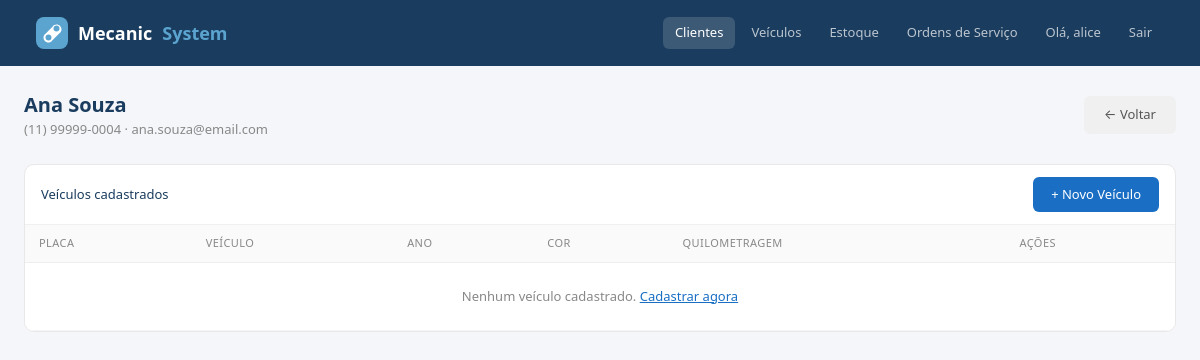
/clientes/detalhe/20/ (signed in), run on an earlier commit of the app's database.
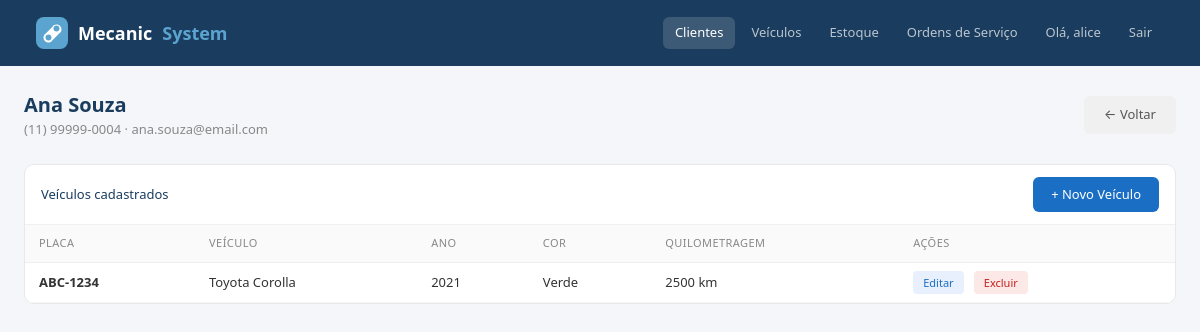
And on a later commit of the database.
### clientes/models.py (models this page shows, shortened)
class Veiculo(models.Model):
    cliente = models.ForeignKey(Cliente, on_delete=models.CASCADE, related_name='veiculos')
    placa = models.CharField(max_length=10)
    modelo = models.CharField(max_length=100)
    marca = models.CharField(max_length=100)
    ano = models.IntegerField()
    cor = models.CharField(max_length=50, blank=True)
    quilometragem = models.IntegerField(default=0)

### clientes/views.py (the view)
# urls.py: path('detalhe/<int:id>/', views.detalhe_cliente, name='detalhe_cliente'),
def detalhe_cliente(request, id):
    cliente = get_object_or_404(Cliente, id=id)
    veiculos = cliente.veiculos.all()
    return render(
        request,
        'clientes/detalhe.html',
        {
            'cliente': cliente,
            'veiculos': veiculos
        }
    )

### clientes/templates/clientes/detalhe.html (shortened to what this page needs)
{% extends "base.html" %}
{% block nav_clientes %}active{% endblock %}
{% block conteudo %}
<div class="d-flex justify-content-between align-items-center mb-4">
  <div>
    <div class="page-title">{{ cliente.nome }}</div>
    <div class="page-sub">{{ cliente.telefone }} · {{ cliente.email }}</div>
  </div>
  <a href="/clientes/" class="btn-cancelar">← Voltar</a>
</div>
<div class="card-table mb-4">
  <div class="card-top">
    <span style="font-size:13px;font-weight:500;color:#1a3c5e">Veículos cadastrados</span>
    <a href="/clientes/detalhe/{{ cliente.id }}/veiculo/adicionar/" class="btn-novo">+ Novo Veículo</a>
  </div>
  <table class="table mb-0">
    <thead>
      <tr>
        <th>Placa</th>
        <th>Veículo</th>
        <th>Ano</th>
        <th>Cor</th>
        <th>Quilometragem</th>
        <th>Ações</th>
      </tr>
    </thead>
    <tbody>
      {% for veiculo in veiculos %}
      <tr>
        <td><strong>{{ veiculo.placa }}</strong></td>
        <td>{{ veiculo.marca }} {{ veiculo.modelo }}</td>
        <td>{{ veiculo.ano }}</td>
        <td>{{ veiculo.cor|default:"—" }}</td>
        <td>{{ veiculo.quilometragem }} km</td>
        <td>
          <a href="/clientes/veiculo/editar/{{ veiculo.id }}/" class="btn-edit" style="font-size:11px;text-decoration:none">Editar</a>
          <a href="/clientes/veiculo/excluir/{{ veiculo.id }}/" class="btn-del" style="padding:4px 10px;font-size:11px;text-decoration:none">Excluir</a>
        </td>
      </tr>
      {% empty %}
      <tr>
        <td colspan="6" class="text-center py-4" style="color:#888;font-size:13px">
          Nenhum veículo cadastrado.
          <a href="/clientes/detalhe/{{ cliente.id }}/veiculo/adicionar/" style="color:#1a6fc4">Cadastrar agora</a>
        </td>
      </tr>
      {% endfor %}
    </tbody>
  </table>
</div>
{% endblock %}

What changed in the data, as far as the page shows it:
added Veiculo: placa "ABC-1234", marca "Toyota", modelo "Corolla", ano "2021", cor "Verde", quilometragem "2500"
Also different on the page:
text no longer shown: "Nenhum veículo cadastrado. Cadastrar agora"
